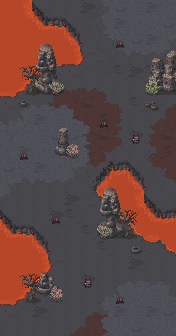

A 2D game scene composited from a Tiled map and its tileset images. What follows is a short description and the map's XML, with each tile layer's data collapsed to a summary:
An orthogonal 11x21 tile map with 16x16 px tiles, 11 tile layers (Tile Layer 4, Tile Layer 7, Tile Layer 5, Tile Layer 6, ...).

<map version="1.5" tiledversion="2021.02.15" orientation="orthogonal" renderorder="left-down" width="11" height="21" tilewidth="16" tileheight="16" infinite="0" nextlayerid="18" nextobjectid="1">
 <tileset firstgid="1" source="../world_tiles/tileset.tsx" />
 <layer id="10" name="Tile Layer 4" width="11" height="21">
  <data>[231 cells, 231 non-empty, 42 distinct tile ids]</data>
 </layer>
 <layer id="13" name="Tile Layer 7" width="11" height="21">
  <data>[231 cells, 15 non-empty, 14 distinct tile ids]</data>
 </layer>
 <layer id="11" name="Tile Layer 5" width="11" height="21">
  <data>[231 cells, 100 non-empty, 72 distinct tile ids]</data>
 </layer>
 <layer id="12" name="Tile Layer 6" width="11" height="21">
  <data>[231 cells, 67 non-empty, 34 distinct tile ids]</data>
 </layer>
 <layer id="14" name="Tile Layer 8" width="11" height="21">
  <data>[231 cells, 16 non-empty, 8 distinct tile ids]</data>
 </layer>
 <layer id="15" name="Tile Layer 9" width="11" height="21">
  <data>[231 cells, 14 non-empty, 14 distinct tile ids]</data>
 </layer>
 <layer id="16" name="Tile Layer 10" width="11" height="21">
  <data>[231 cells, 12 non-empty, 4 distinct tile ids]</data>
 </layer>
 <layer id="17" name="Tile Layer 11" width="11" height="21">
  <data>[231 cells, 5 non-empty, 3 distinct tile ids]</data>
 </layer>
 <layer id="7" name="anim" width="11" height="21">
  <data>[231 cells, 3 non-empty, 3 distinct tile ids]</data>
 </layer>
 <layer id="8" name="characters" width="11" height="21">
  <data>[231 cells, 7 non-empty, 2 distinct tile ids]</data>
 </layer>
 <layer id="9" name="walkable" width="11" height="21">
  <data>[231 cells, 231 non-empty, 2 distinct tile ids]</data>
 </layer>
</map>